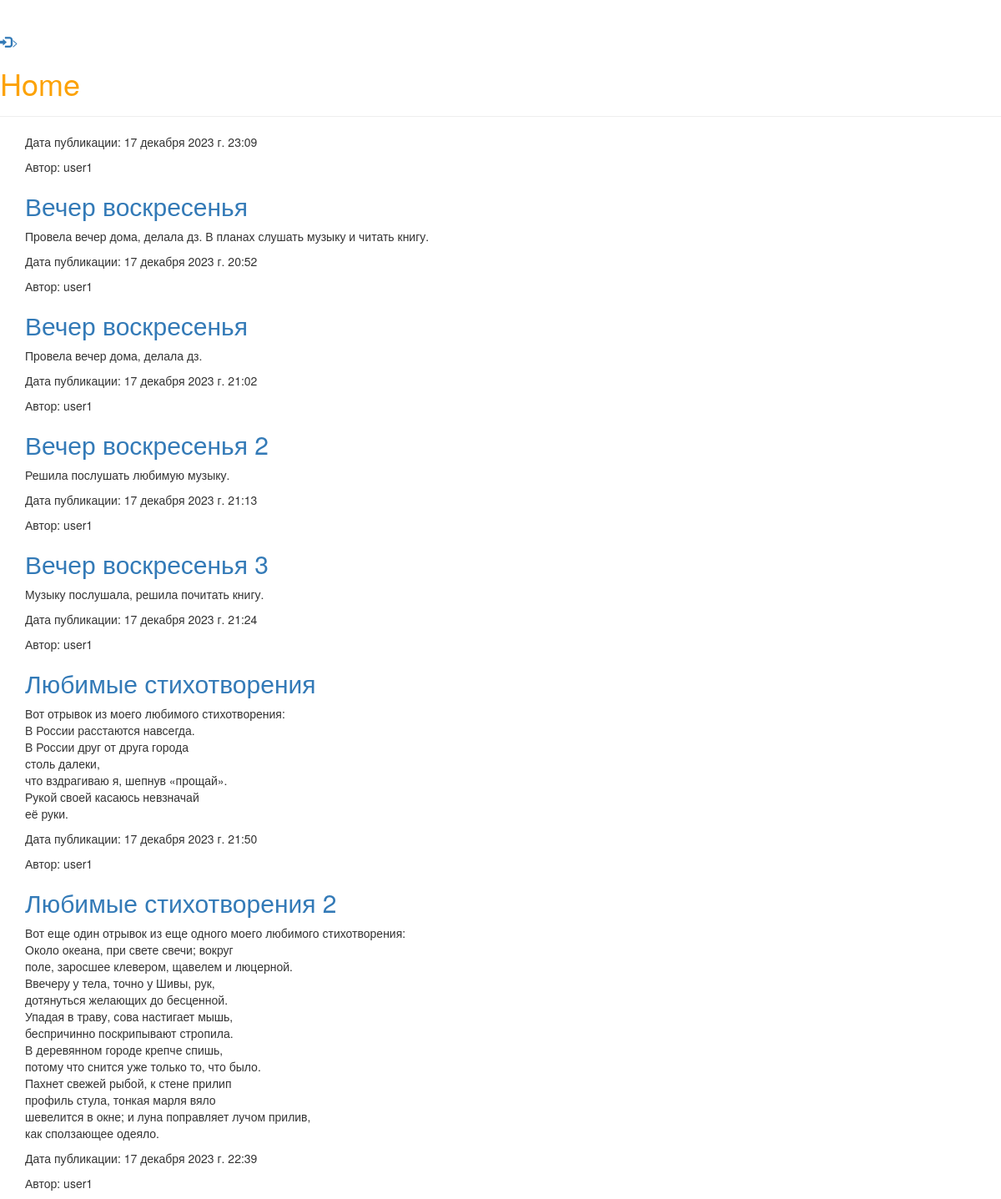
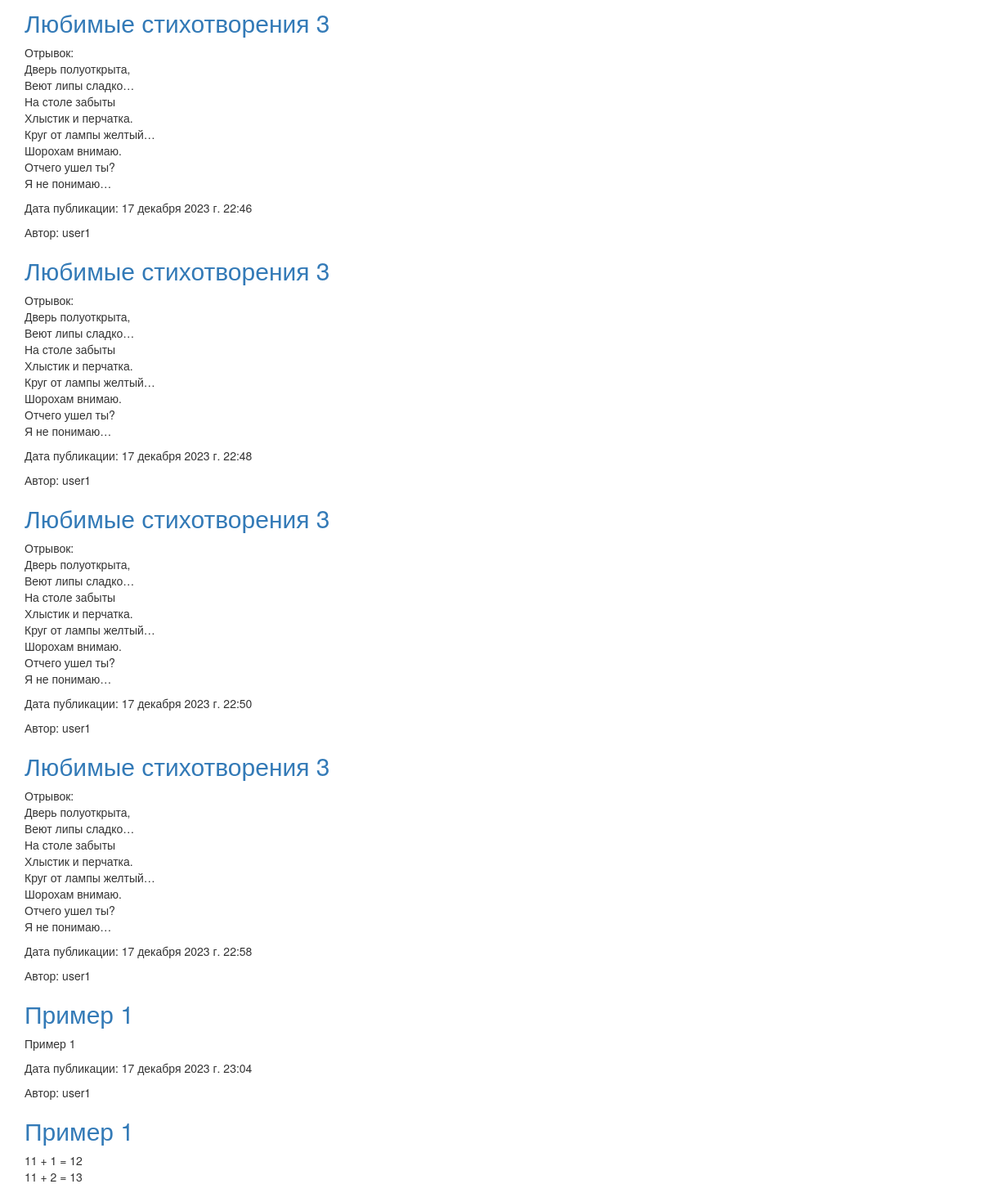
The page / on the database its author committed (2 pictures, top to bottom).
### blog/models.py (models this page shows, shortened)
class Post(models.Model):
    author = models.ForeignKey(settings.AUTH_USER_MODEL, on_delete=models.CASCADE)
    title = models.CharField(max_length=200, verbose_name="Заголовок")
    text = models.TextField(verbose_name="Текст статьи")
    created_data = models.DateTimeField(default=timezone.now, verbose_name="Дата создания")
    published_date = models.DateTimeField(blank=True, null=True, verbose_name="Дата публикации")
    is_published = models.BooleanField(default=False, verbose_name="Запись опубликована?")
    objects = PostManager()
    published = PostPublishedManager()
    class Meta:
        verbose_name = 'Запись в блоге'
        verbose_name_plural = 'Запись в блоге'
    def get_absolute_url(self):
        return reverse('blog:post_detail', args=[str(self.id)])

### blog/views.py (the view)
# urls.py: path('', views.post_list, name='post_list'),
def post_list(request):
    posts = Post.objects.for_user(user=request.user)
    return render(request, 'blog/post_list.html', {'posts': posts})

### blog/managers.py (called while the page is built)
    def for_user(self, user=None):
        if user.is_staff:
            return self.all()
        else:
            return self.filter(published_date__lte=timezone.now())

    def get_queryset(self):
        return PostQuerySet(self.model, using=self._db)

    def for_user(self, user=None):
        return self.get_queryset().for_user(user=user)

### blog/templates/blog/post_list.html
{% extends 'blog/base.html' %}
{% block content %}
    {% for post in posts %}
    <div class="post">
        <div class="date">
            <p>Дата публикации: {{ post.published_date }}</p>
            <p>Автор: {{ post.author }}</p>
        </div>
            <h2><a href="{{ post.get_absolute_url }}">{{ post.title }}</a></h2>
            <p>{{ post.text|linebreaksbr }}</p>
        </div>
    {% endfor %}
{% endblock %}

### blog/templates/blog/base.html (shortened to what this page needs)
{% load static %}
<!DOCTYPE html>
<html lang="en" dir="ltr">
    <head>
        <link rel="stylesheet" href="//maxcdn.bootstrapcdn.com/bootstrap/3.2.0/css/bootstrap.min.css">
        <link rel="stylesheet" href="//maxcdn.bootstrapcdn.com/bootstrap/3.2.0/css/bootstrap-theme.min.css">
        <link rel="stylesheet" href="{% static 'blog/css/theme.css' %}">
    </head>
    <body>
        {% block header %}
        <div class="page-header">
            {% if request.user.is_authenticated %}
                <a href="{% url 'logout' %}" class="top-menu"><span class="glyphicon glyphicon-log-out"></span>></a>
                <a href="{% url 'blog:post_add' %}" class="top-menu"><span class="glyphicon glyphicon-plus"></span>></a>
            {% else %}
                <a href="{% url 'login' %}" class="top-menu"><span class="glyphicon glyphicon-log-in"></span>></a>
            {% endif %}
            <h1><a href="/">Home</a></h1>
        </div>
        {% endblock %}
        <div>
            <div class="content container">
                <div class="row">
                    <div class="col-md-8">
                        {% block content %}
                        {% endblock %}
                    </div>
                </div>
            </div>
        </div>
    </body>
</html>

### blog/static/blog/css/theme.css (style rules this page uses)
h1 a { color: #FCA205 }

### rows shown on the page
Post: published_date "17 декабря 2023 г. 23:09", author "user1", title "Вечер воскресенья", text "Провела вечер дома, делала дз. В планах слушать музыку и читать книгу."
Post: published_date "17 декабря 2023 г. 20:52", author "user1", title "Вечер воскресенья", text "Провела вечер дома, делала дз."
Post: published_date "17 декабря 2023 г. 21:02", author "user1", title "Вечер воскресенья 2", text "Решила послушать любимую музыку."
Post: published_date "17 декабря 2023 г. 21:13", author "user1", title "Вечер воскресенья 3", text "Музыку послушала, решила почитать книгу."
Post: published_date "17 декабря 2023 г. 21:24", author "user1", title "Любимые стихотворения", text "Вот отрывок из моего любимого стихотворения: В России расстаются навсегда. В России друг от друга города столь далеки, что вздрагиваю я, шепнув «прощай». Рукой своей касаюсь невзначай её руки."
Post: published_date "17 декабря 2023 г. 21:50", author "user1", title "Любимые стихотворения 2", text "Вот еще один отрывок из еще одного моего любимого стихотворения: Около океана, при свете свечи; вокруг поле, заросшее клевером, щавелем и люцерной. Ввечеру у тела, точно у Шивы, рук, дотянуться желающих до бесценной. Упадая в траву, сова настигает мышь, беспричинно поскрипывают стропила. В деревянном городе крепче спишь, потому что снится уже только то, что было. Пахнет свежей рыбой, к стене прилип профиль стула, тонкая марля вяло шевелится в окне; и луна поправляет лучом прилив, как сползающее одеяло."
Post: published_date "17 декабря 2023 г. 22:39", author "user1", title "Любимые стихотворения 3", text "Отрывок: Дверь полуоткрыта, Веют липы сладко… На столе забыты Хлыстик и перчатка. Круг от лампы желтый… Шорохам внимаю. Отчего ушел ты? Я не понимаю…"
Post: published_date "17 декабря 2023 г. 22:46", author "user1", title "Любимые стихотворения 3", text "Отрывок: Дверь полуоткрыта, Веют липы сладко… На столе забыты Хлыстик и перчатка. Круг от лампы желтый… Шорохам внимаю. Отчего ушел ты? Я не понимаю…"
Post: published_date "17 декабря 2023 г. 22:48", author "user1", title "Любимые стихотворения 3", text "Отрывок: Дверь полуоткрыта, Веют липы сладко… На столе забыты Хлыстик и перчатка. Круг от лампы желтый… Шорохам внимаю. Отчего ушел ты? Я не понимаю…"
Post: published_date "17 декабря 2023 г. 22:50", author "user1", title "Любимые стихотворения 3", text "Отрывок: Дверь полуоткрыта, Веют липы сладко… На столе забыты Хлыстик и перчатка. Круг от лампы желтый… Шорохам внимаю. Отчего ушел ты? Я не понимаю…"
Post: published_date "17 декабря 2023 г. 22:58", author "user1", title "Пример 1", text "Пример 1"
Post: published_date "17 декабря 2023 г. 23:04", author "user1", title "Пример 1", text "11 + 1 = 12 11 + 2 = 13"
